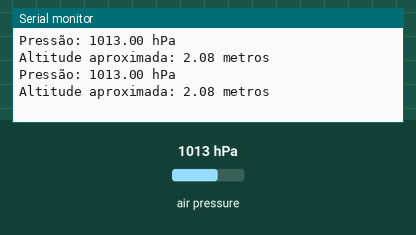
A sketch run on a simulated Arduino Uno, built with avr-gcc and run on an emulated ATmega328P. Parts: the last lines printed to the serial monitor. The inputs (shaded band) are chosen by the test bench; at power-on: air pressure 1013 hPa.

Above: at 2.8 s.
2.9 s: air pressure set to 952 hPa
At 4.6 s:
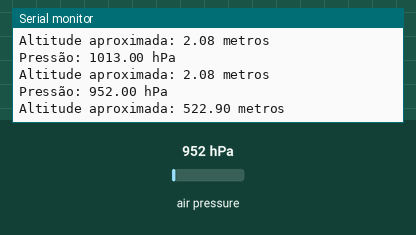
5.6 s: air pressure set to 975 hPa
At 7.2 s:
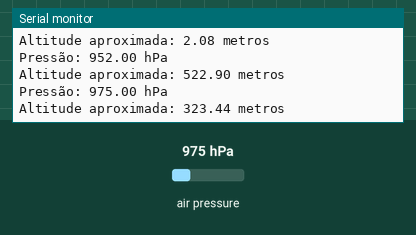
Timing chart, 0 to 8.7 s (numbered marks = the images above; inputs shaded):
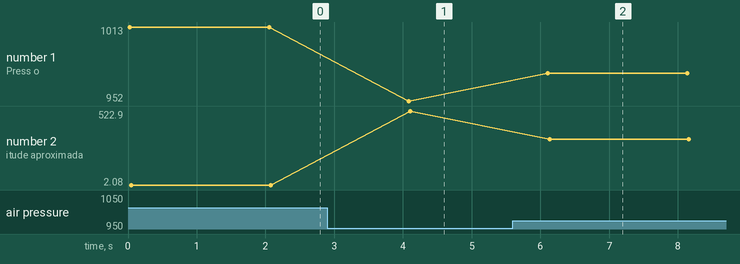

Measured:
- after the input at 2.9 s, the serial monitor: prints a new line after 1.2 s (image 1)
- after the input at 5.6 s, the serial monitor: prints a new line after 0.51 s (image 2)
- plotted number 1: 1013 → 952 after the input at 2.9 s, 952 → 975 after the input at 5.6 s
- plotted number 2: 2.08 → 522.9 after the input at 2.9 s, 522.9 → 323.44 after the input at 5.6 s

The sketch:

matinta.ino
```cpp
#include <Wire.h>
#include <Adafruit_Sensor.h>
#include <Adafruit_BMP085_U.h> // Biblioteca para o BMP180 (também conhecido como BMP085)

// Criar um objeto BMP180
Adafruit_BMP085_Unified bmp = Adafruit_BMP085_Unified(10085);

void setup() {
  Serial.begin(9600);

  // Iniciar comunicação com o sensor BMP180
  if (!bmp.begin()) {
    Serial.print("Não foi possível encontrar o sensor BMP180");
    while (1);
  }
}

void loop() {
  sensors_event_t event;
  bmp.getEvent(&event);

  if (event.pressure) {
    // Mostrar a pressão atmosférica
    Serial.print("Pressão: ");
    Serial.print(event.pressure);
    Serial.println(" hPa");

    // Calcular a altitude aproximada com base no nível do mar padrão (1013.25 hPa)
    float altitude = bmp.pressureToAltitude(1013.25, event.pressure);
    Serial.print("Altitude aproximada: ");
    Serial.print(altitude);
    Serial.println(" metros");
  } else {
    Serial.println("Erro ao ler a pressão");
  }

  delay(2000);  // Aguardar 2 segundos antes de fazer outra leitura
}
```
